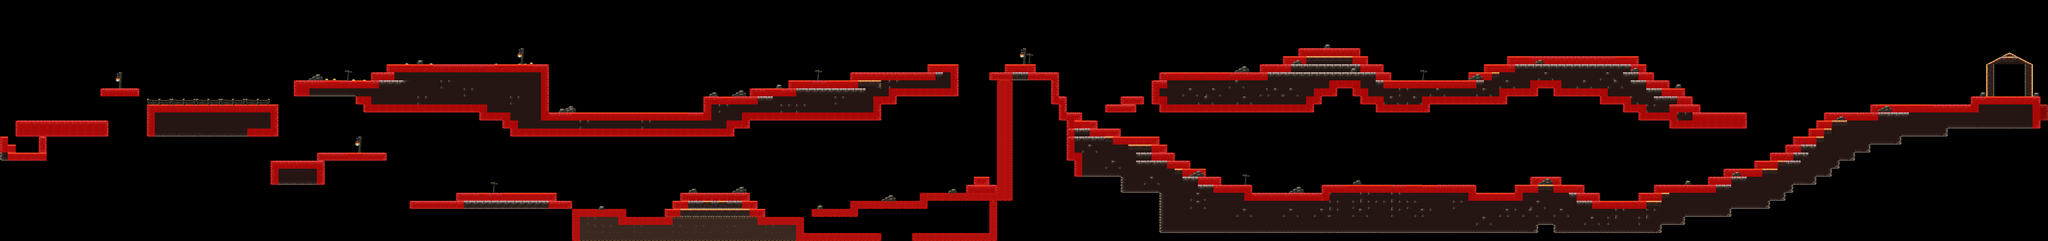

A 2D game scene composited from a Tiled map and its tileset images. What follows is a short description and the map's XML, with each tile layer's data collapsed to a summary:
An orthogonal 265x30 tile map with 23x24 px tiles, 2 tile layers (Plataformas, colisiones), 5 tilesets, 53 image layers.

<map version="1.8" tiledversion="1.8.4" orientation="orthogonal" renderorder="right-down" width="265" height="30" tilewidth="23" tileheight="24" infinite="0" nextlayerid="71" nextobjectid="5">
 <editorsettings>
  <export target="imagenes/mapa/mapa.json" format="js" />
 </editorsettings>
 <tileset firstgid="1" name="lamp" tilewidth="23" tileheight="24" tilecount="2" columns="1">
  <image source="imagenes/sprites/lamp.png" width="23" height="57" />
 </tileset>
 <tileset firstgid="3" source="oak_woods_tileset.tsx" />
 <tileset firstgid="318" source="colision.tsx" />
 <tileset firstgid="319" source="colisiones2.tsx" />
 <tileset firstgid="320" source="colisiones3.tsx" />
 <layer id="1" name="Plataformas" width="265" height="30">
  <data>[7950 cells, 1988 non-empty, 83 distinct tile ids]</data>
 </layer>
 <layer id="47" name="colisiones" width="265" height="30" opacity="0.6">
  <data>[7950 cells, 813 non-empty, 2 distinct tile ids]</data>
 </layer>
 <group id="45" name="Fondo" />
 <group id="41" name="Rocas cueva">
  <imagelayer id="38" name="roca 1" offsetx="1780" offsety="616">
   <image source="imagenes/sprites/rock_1.png" width="20" height="11" />
  </imagelayer>
  <imagelayer id="42" name="Copiar desde roca 1" offsetx="2430.67" offsety="614">
   <image source="imagenes/sprites/rock_1.png" width="20" height="11" />
  </imagelayer>
  <imagelayer id="67" name="Copiar desde Copiar desde roca 1" offsetx="5013.33" offsety="540.667">
   <image source="imagenes/sprites/rock_1.png" width="20" height="11" />
  </imagelayer>
  <imagelayer id="69" name="Copiar desde Copiar desde Copiar desde roca 1" offsetx="5891.33" offsety="276.667">
   <image source="imagenes/sprites/rock_1.png" width="20" height="11" />
  </imagelayer>
  <imagelayer id="70" name="Copiar desde Copiar desde Copiar desde Copiar desde roca 1" offsetx="6050" offsety="277.333">
   <image source="imagenes/sprites/rock_1.png" width="20" height="11" />
  </imagelayer>
  <imagelayer id="39" name="roca 2" offsetx="2049.33" offsety="564">
   <image source="imagenes/sprites/rock_2.png" width="27" height="12" />
  </imagelayer>
  <imagelayer id="44" name="Copiar desde roca 2" offsetx="2822.67" offsety="565.333">
   <image source="imagenes/sprites/rock_2.png" width="27" height="12" />
  </imagelayer>
  <imagelayer id="68" name="Copiar desde Copiar desde roca 2" offsetx="5154.67" offsety="514.667">
   <image source="imagenes/sprites/rock_2.png" width="27" height="12" />
  </imagelayer>
  <imagelayer id="65" name="Copiar desde Copiar desde roca 2" offsetx="4026" offsety="539.333">
   <image source="imagenes/sprites/rock_2.png" width="27" height="12" />
  </imagelayer>
  <imagelayer id="40" name="roca 3" offsetx="2178" offsety="558">
   <image source="imagenes/sprites/rock_3.png" width="45" height="18" />
  </imagelayer>
  <imagelayer id="63" name="Copiar desde roca 3" offsetx="3538" offsety="510">
   <image source="imagenes/sprites/rock_3.png" width="45" height="18" />
  </imagelayer>
  <imagelayer id="64" name="Copiar desde Copiar desde roca 3" offsetx="3836.67" offsety="558">
   <image source="imagenes/sprites/rock_3.png" width="45" height="18" />
  </imagelayer>
  <imagelayer id="66" name="Copiar desde Copiar desde Copiar desde roca 3" offsetx="4577.33" offsety="533.333">
   <image source="imagenes/sprites/rock_3.png" width="45" height="18" />
  </imagelayer>
  <imagelayer id="43" name="Copiar desde roca 3" offsetx="2622.67" offsety="583.333">
   <image source="imagenes/sprites/rock_3.png" width="45" height="18" />
  </imagelayer>
 </group>
 <group id="15" name="vallas plataforma 1">
  <imagelayer id="10" name="vallas" offsetx="437.5" offsety="295">
   <image source="imagenes/sprites/fence_1.png" width="73" height="19" />
  </imagelayer>
  <imagelayer id="14" name="Copiar desde vallas" offsetx="730" offsety="295">
   <image source="imagenes/sprites/fence_1.png" width="73" height="19" />
  </imagelayer>
  <imagelayer id="11" name="Copiar desde vallas" offsetx="656.5" offsety="295">
   <image source="imagenes/sprites/fence_1.png" width="73" height="19" />
  </imagelayer>
  <imagelayer id="13" name="Copiar desde vallas" offsetx="583" offsety="295">
   <image source="imagenes/sprites/fence_1.png" width="73" height="19" />
  </imagelayer>
  <imagelayer id="12" name="Copiar desde Copiar desde vallas" offsetx="509.5" offsety="295">
   <image source="imagenes/sprites/fence_1.png" width="73" height="19" />
  </imagelayer>
 </group>
 <group id="26" name="Plantas plataforma superior">
  <imagelayer id="16" name="plantas" offsetx="967.492" offsety="234.97">
   <image source="imagenes/sprites/grass_2.png" width="10" height="5" />
  </imagelayer>
  <imagelayer id="25" name="Copiar desde plantas" offsetx="1576.49" offsety="186.97">
   <image source="imagenes/sprites/grass_2.png" width="10" height="5" />
  </imagelayer>
  <imagelayer id="18" name="Copiar desde plantas" offsetx="1047.99" offsety="236.22">
   <image source="imagenes/sprites/grass_2.png" width="10" height="5" />
  </imagelayer>
  <imagelayer id="19" name="plantas 2" offsetx="1081.25" offsety="237">
   <image source="imagenes/sprites/grass_3.png" width="9" height="4" />
  </imagelayer>
  <imagelayer id="21" name="Copiar desde plantas 2" offsetx="1207.5" offsety="188">
   <image source="imagenes/sprites/grass_3.png" width="9" height="4" />
  </imagelayer>
  <imagelayer id="22" name="plantas 3" offsetx="1472" offsety="189">
   <image source="imagenes/sprites/grass_1.png" width="8" height="3" />
  </imagelayer>
  <imagelayer id="23" name="Copiar desde plantas 3" offsetx="1559" offsety="189.25">
   <image source="imagenes/sprites/grass_1.png" width="8" height="3" />
  </imagelayer>
  <imagelayer id="24" name="Copiar desde Copiar desde plantas 3" offsetx="1541.5" offsety="189">
   <image source="imagenes/sprites/grass_1.png" width="8" height="3" />
  </imagelayer>
  <imagelayer id="20" name="Copiar desde plantas 2" offsetx="1279" offsety="188">
   <image source="imagenes/sprites/grass_3.png" width="9" height="4" />
  </imagelayer>
  <imagelayer id="17" name="Copiar desde plantas" offsetx="990.992" offsety="234.97">
   <image source="imagenes/sprites/grass_2.png" width="10" height="5" />
  </imagelayer>
 </group>
 <group id="35" name="Rocas plataforma superior">
  <imagelayer id="29" name="roca 3" offsetx="1670.67" offsety="317.333">
   <image source="imagenes/sprites/rock_3.png" width="45" height="18" />
  </imagelayer>
  <imagelayer id="57" name="Copiar desde roca 3" offsetx="4369.33" offsety="221.333">
   <image source="imagenes/sprites/rock_3.png" width="45" height="18" />
  </imagelayer>
  <imagelayer id="53" name="Copiar desde roca 3" offsetx="3674.67" offsety="198">
   <image source="imagenes/sprites/rock_3.png" width="45" height="18" />
  </imagelayer>
  <imagelayer id="30" name="Copiar desde roca 3" offsetx="917.333" offsety="222.667">
   <image source="imagenes/sprites/rock_3.png" width="45" height="18" />
  </imagelayer>
  <imagelayer id="61" name="Copiar desde Copiar desde roca 3" offsetx="5586.67" offsety="316">
   <image source="imagenes/sprites/rock_3.png" width="45" height="18" />
  </imagelayer>
  <imagelayer id="32" name="Copiar desde Copiar desde roca 3" offsetx="2177.33" offsety="270.667">
   <image source="imagenes/sprites/rock_3.png" width="45" height="18" />
  </imagelayer>
  <imagelayer id="27" name="roca 1" offsetx="1662.67" offsety="325.333">
   <image source="imagenes/sprites/rock_1.png" width="20" height="11" />
  </imagelayer>
  <imagelayer id="56" name="Copiar desde roca 1" offsetx="4018" offsety="204.667">
   <image source="imagenes/sprites/rock_1.png" width="20" height="11" />
  </imagelayer>
  <imagelayer id="55" name="Copiar desde roca 1" offsetx="3940" offsety="133.333">
   <image source="imagenes/sprites/rock_1.png" width="20" height="11" />
  </imagelayer>
  <imagelayer id="31" name="Copiar desde roca 1" offsetx="1240.67" offsety="180.667">
   <image source="imagenes/sprites/rock_1.png" width="20" height="11" />
  </imagelayer>
  <imagelayer id="60" name="Copiar desde Copiar desde roca 1" offsetx="4985.33" offsety="252.667">
   <image source="imagenes/sprites/rock_1.png" width="20" height="11" />
  </imagelayer>
  <imagelayer id="34" name="Copiar desde Copiar desde roca 1" offsetx="2308.67" offsety="253.333">
   <image source="imagenes/sprites/rock_1.png" width="20" height="11" />
  </imagelayer>
  <imagelayer id="28" name="roca 2" offsetx="1685.33" offsety="324.667">
   <image source="imagenes/sprites/rock_2.png" width="27" height="12" />
  </imagelayer>
  <imagelayer id="54" name="Copiar desde roca 2" offsetx="3847.33" offsety="180">
   <image source="imagenes/sprites/rock_2.png" width="27" height="12" />
  </imagelayer>
  <imagelayer id="58" name="Copiar desde Copiar desde roca 2" offsetx="4568" offsety="179.333">
   <image source="imagenes/sprites/rock_2.png" width="27" height="12" />
  </imagelayer>
  <imagelayer id="59" name="Copiar desde Copiar desde Copiar desde roca 2" offsetx="4852.67" offsety="203.333">
   <image source="imagenes/sprites/rock_2.png" width="27" height="12" />
  </imagelayer>
  <imagelayer id="62" name="Copiar desde Copiar desde Copiar desde Copiar desde roca 2" offsetx="5464.67" offsety="348">
   <image source="imagenes/sprites/rock_2.png" width="27" height="12" />
  </imagelayer>
  <imagelayer id="33" name="Copiar desde roca 2" offsetx="2110.67" offsety="276.667">
   <image source="imagenes/sprites/rock_2.png" width="27" height="12" />
  </imagelayer>
 </group>
 <group id="52" name="señales">
  <imagelayer id="36" name="señal" offsetx="2425.33" offsety="209.333">
   <image source="imagenes/sprites/sign.png" width="22" height="31" />
  </imagelayer>
  <imagelayer id="51" name="Copiar desde señal" offsetx="3697.33" offsety="521.333">
   <image source="imagenes/sprites/sign.png" width="22" height="31" />
  </imagelayer>
  <imagelayer id="50" name="Copiar desde señal" offsetx="4226" offsety="209.333">
   <image source="imagenes/sprites/sign.png" width="22" height="31" />
  </imagelayer>
  <imagelayer id="49" name="Copiar desde señal" offsetx="3054.67" offsety="160.667">
   <image source="imagenes/sprites/sign.png" width="22" height="31" />
  </imagelayer>
  <imagelayer id="48" name="Copiar desde señal" offsetx="1460" offsety="544.667">
   <image source="imagenes/sprites/sign.png" width="22" height="31" />
  </imagelayer>
  <imagelayer id="37" name="Copiar desde señal" offsetx="1026.67" offsety="210">
   <image source="imagenes/sprites/sign.png" width="22" height="31" />
  </imagelayer>
 </group>
</map>
